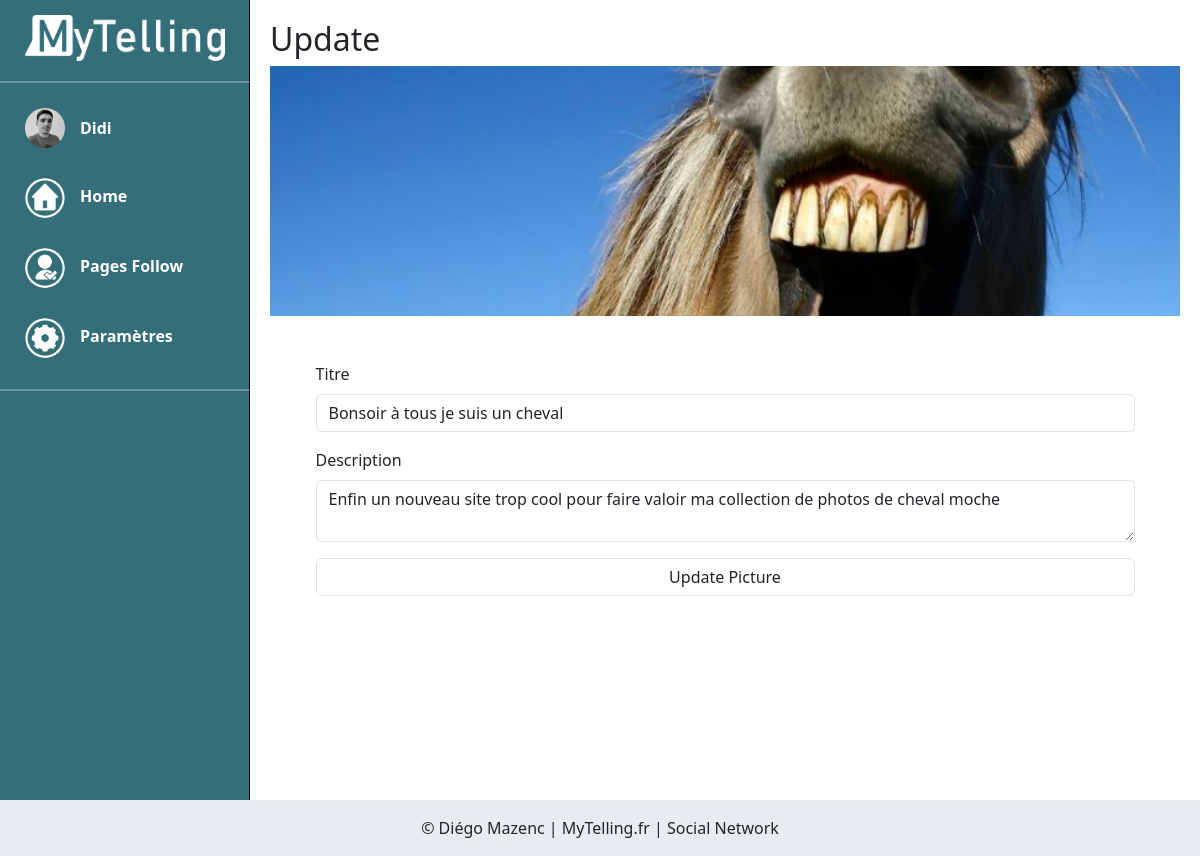
The page /index.php?page=adminupdate&id=40 (signed in) on the database its author committed.
### tables this page shows
CREATE TABLE IF NOT EXISTS `picture` (
  `id` int(11) NOT NULL AUTO_INCREMENT,
  `actif` varchar(80) NOT NULL DEFAULT 'oui',
  `id_user` int(11) NOT NULL,
  `src` varchar(255) NOT NULL,
  `title` varchar(100) NOT NULL,
  `description` text NOT NULL,
  `created_at` timestamp NOT NULL DEFAULT current_timestamp() ON UPDATE current_timestamp(),
  `updated_at` timestamp NOT NULL DEFAULT current_timestamp(),
  PRIMARY KEY (`id`),
  KEY `FK_pictureIdUser_userId` (`id_user`)
);

### controllers/controller_adminupdate.php (called while the page is built, shortened)
<?php
require_once("./models/Picture.php");
$id = $_GET['id'];
$picture = Picture::getArticleUpdate($id);
include "./views/layout.phtml";

### index.php (called while the page is built, shortened)
<?php
require "./services/router.php";
require "./controllers/controller_{$page}.php";

### services/class/Database.php (called while the page is built, shortened)
<?php
class Database
{
    private $db_user;
    private $db_pass;
    private $db_dsn;
    private $pdo;
    public function __construct(
        $db_host = 'localhost',
        $db_name = 'my_mvc_bdd',
        $db_port = '3306',
        $db_user = 'root',
        $db_pass = ''
    ) {
        $this->db_host = $db_host;
        $this->db_port = $db_port;
        $this->db_name = $db_name;
        $this->db_user = $db_user;
        $this->db_pass = $db_pass;
        $this->db_dsn = 'mysql:host=' . $this->db_host . ';port=' . $this->db_port . ';dbname=' . $this->db_name . ';charset=utf8';
    }
    private function getPDO()
    {
        if ($this->pdo === null) {
            try {
                $db = new PDO($this->db_dsn, $this->db_user, $this->db_pass);
                $db->setAttribute(PDO::ATTR_ERRMODE, PDO::ERRMODE_EXCEPTION);
            } catch (PDOException $e) {
                echo "Oups PDO l'est pas content" . $e->getMessage();
                die();
            }
            $this->pdo = $db;
        }
        return $this->pdo;
    }
    public function selectOne($statement,$params=[]){
        $stmt = $this->getPDO()->prepare($statement);
        $stmt->execute($params);
        $result = $stmt->fetch(PDO::FETCH_ASSOC);
        return $result;
    }
}

### models/Picture.php (called while the page is built, shortened)
<?php
require_once("./services/database.php");
require_once("./services/class/Database.php");
class Picture
{
    public static function getArticleUpdate($id)
    {
        $db = new Database();
        $picture = $db->selectOne("SELECT * FROM picture WHERE id = ?",[$id]);
        return $picture;
    }
}

### views/template_adminupdate.phtml (the view)
<?php if (!isset($_SESSION['id'])){
  header("Location: index.php?page=log")
  ?>
  <?php } else {?>
<?php if ($_SESSION['admin']) { ?>
<h2>Update</h2>
<div class="imgbanniere">
<img src="<?=$picture['src'];?>" alt="<?=$picture['title'];?>">
  </div>
<form style="margin:5%" method="POST">
    <div class="mb-3">
        <label for="title" class="form-label">Titre</label>
        <input type="text" class="form-control" id="title" name="title" value="<?= $picture['title'] ;?>">
    </div>
    <div class="mb-3">
        <label for="description" class="form-label">Description</label>
        <textarea type="text" class="form-control" id="description" name="description"><?= $picture['description'] ;?></textarea>
    </div>
    <input type="submit" class="form-control" id="submit" name="submit" value="Update Picture">
</form>
<?php } else { ?>
  <p>Vous n'avez pas les autorisations nécéssaires pour accéder à cette page</p>
<?php   }; ?>
<?php } ?>

### asset/css/styles_pageusers.css (style rules this page uses)
.imgbanniere { width: 100%; height: 250px; display: flex; align-items: center; overflow: hidden; }
.imgbanniere img { width: 100%; }

### rows shown on the page
picture: src (picture), title "Bonsoir à tous je suis un cheval", description "Enfin un nouveau site trop cool pour faire valoir ma collection de photos de cheval moche"

### other values the page prints
$_SESSION['pseudo'] "Didi"
